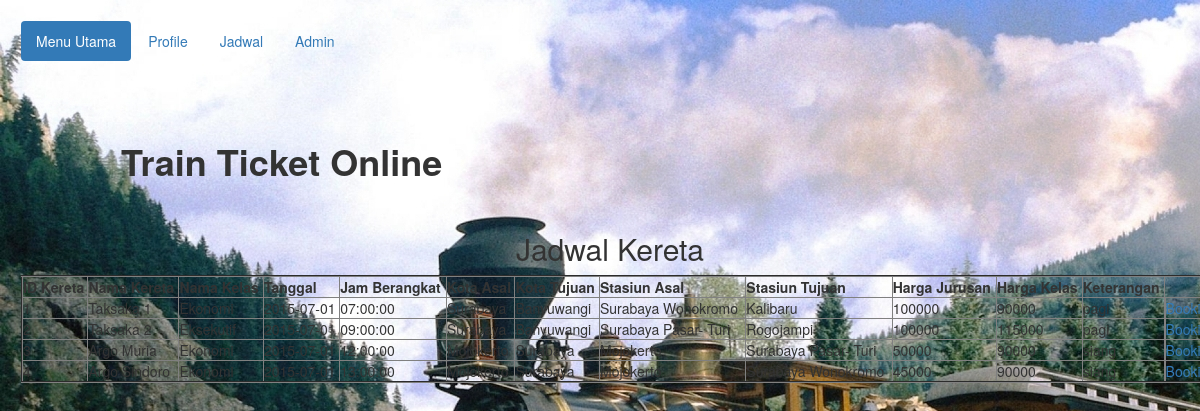
The page /jadwal.php on the database its author committed.
### tables this page shows
CREATE TABLE `master_kereta` (
  `ID_KERETA` int(11) NOT NULL,
  `ID_JADWAL` int(11) default NULL,
  `ID_KELAS` int(11) default NULL,
  `ID_RESERVASI` int(11) default NULL,
  `ID_JURUSAN` int(11) default NULL,
  `NM_KERETA` varchar(25) default NULL,
  PRIMARY KEY  (`ID_KERETA`),
  UNIQUE KEY `MASTER_KERETA_PK` (`ID_KERETA`),
  KEY `ADA_JURUSAN_FK` (`ID_JURUSAN`),
  KEY `ADA_KELAS_FK` (`ID_KELAS`),
  KEY `ADA_JADWAL_FK` (`ID_JADWAL`),
  KEY `RELATIONSHIP_6_FK` (`ID_RESERVASI`)
);

CREATE TABLE `kelas` (
  `ID_KELAS` int(11) NOT NULL,
  `NM_KELAS` varchar(25) default NULL,
  `HARGA_KELAS` decimal(20,0) default NULL,
  PRIMARY KEY  (`ID_KELAS`),
  UNIQUE KEY `KELAS_PK` (`ID_KELAS`)
);

CREATE TABLE `jadwal` (
  `ID_JADWAL` int(11) NOT NULL,
  `TANGGAL` date default NULL,
  `JAM_BERANGKAT` time default NULL,
  `JAM_TIBA` time default NULL,
  `KETERANGAN` varchar(10) default NULL,
  PRIMARY KEY  (`ID_JADWAL`),
  UNIQUE KEY `JADWAL_PK` (`ID_JADWAL`)
);

CREATE TABLE `jurusan` (
  `ID_JURUSAN` int(11) NOT NULL,
  `KOTA_ASAL` varchar(25) default NULL,
  `KOTA_TUJUAN` varchar(25) default NULL,
  `STASIUN_ASAL` varchar(25) default NULL,
  `STASIUN_TUJUAN` varchar(25) default NULL,
  `HARGA_JURUSAN` decimal(20,0) default NULL,
  `Jumlah_Jurusan` int(11) NOT NULL,
  PRIMARY KEY  (`ID_JURUSAN`),
  UNIQUE KEY `JURUSAN_PK` (`ID_JURUSAN`)
);

### jadwal.php (the view, shortened to what this page needs)
<!DOCTYPE html>
<html lang="en">
<html>
	<head>
		<link href="css/bootstrap.min.css" rel="stylesheet" type="text/css" />
		<link href="css/style.css" rel="stylesheet" type="text/css" />
	</head>
	<body background = "6928669-classic-train-photos.jpg">
		<div class="navbar">
		<ul class="nav nav-pills">
			<li role="presentation" class="active"><a href="index.php">Menu Utama</a></li>
			<li role="presentation"><a href="profile.php">Profile</a></li>
			<li role="presentation"><a href="jadwal.php">Jadwal</a></li>
			<li role="presentation"><a href="admin.php">Admin</a></li>
		</ul>
		<div class="judul">
		<h1><b> Train Ticket Online </b></h1>
		</div>
			<?php
$connect = new mysqli('localhost', 'root', '', 'smile');
$sql = "select
		master_kereta.id_kereta, master_kereta.nm_kereta,
		kelas.nm_kelas,
		jadwal.tanggal, jadwal.jam_berangkat,
		jurusan.kota_asal, jurusan.kota_tujuan, jurusan.stasiun_asal, jurusan.stasiun_tujuan,
		jurusan.harga_jurusan, kelas.harga_kelas, jadwal.keterangan
		from
		kelas join master_kereta on master_kereta.id_kelas=kelas.id_kelas
		join jadwal on master_kereta.id_jadwal=jadwal.id_jadwal
		join jurusan on master_kereta.id_jurusan=jurusan.id_jurusan
		";
$query = mysqli_query($connect, $sql);
?>
	<h2 align="center"> Jadwal Kereta </h2>
	<div class="back-jad">
	<table align="center"  width="1200" border="2" cellspacing="auto" cellpadding="auto">
		<tr>
			<th>ID Kereta</th>
			<th>Nama Kereta</th>
			<th>Nama Kelas</th>
			<th>Tanggal</th>
			<th>Jam Berangkat</th>
			<th>Kota Asal</th>
			<th>Kota Tujuan</th>
			<th>Stasiun Asal</th>
			<th>Stasiun Tujuan</th>
			<th>Harga Jurusan</th>
			<th>Harga Kelas</th>
			<th>Keterangan</th>
		</tr>
		<?php
			while($data = mysqli_fetch_array($query)){ ?>
			<tr>
			<td><?php echo $data['id_kereta']; ?> </td>
			<td><?php echo $data['nm_kereta']; ?> </td>
			<td><?php echo $data['nm_kelas']; ?> </td>
			<td><?php echo $data['tanggal']; ?> </td>
			<td><?php echo $data['jam_berangkat']; ?> </td>
			<td><?php echo $data['kota_asal']; ?> </td>
			<td><?php echo $data['kota_tujuan']; ?> </td>
			<td><?php echo $data['stasiun_asal']; ?> </td>
			<td><?php echo $data['stasiun_tujuan']; ?> </td>
			<td><?php echo $data['harga_jurusan']; ?> </td>
			<td><?php echo $data['harga_kelas']; ?> </td>
			<td><?php echo $data['keterangan']; ?> </td>
			<td><a href='fp_reservasi.php?  '>Booking</td></tr>
			<?php } ?>
	</table>

### css/style.css (style rules this page uses)
.navbar { margin-top:20px; margin-left:20px; }
.judul { margin-top:80px; margin-bottom:50px; margin-left:100px; }

### rows shown on the page
master_kereta: ID_KERETA "1", NM_KERETA "Taksaka 1", ID_KELAS.NM_KELAS "Ekonomi", ID_JADWAL.TANGGAL "2015-07-01", ID_JADWAL.JAM_BERANGKAT "07:00:00", ID_JURUSAN.KOTA_ASAL "Surabaya", ID_JURUSAN.KOTA_TUJUAN "Banyuwangi", ID_JURUSAN.STASIUN_ASAL "Surabaya Wonokromo", ID_JURUSAN.STASIUN_TUJUAN "Kalibaru", ID_JURUSAN.HARGA_JURUSAN "100000", ID_KELAS.HARGA_KELAS "90000", ID_JADWAL.KETERANGAN "pagi"
master_kereta: ID_KERETA "2", NM_KERETA "Taksaka 2", ID_KELAS.NM_KELAS "Eksekutif", ID_JADWAL.TANGGAL "2015-07-01", ID_JADWAL.JAM_BERANGKAT "09:00:00", ID_JURUSAN.KOTA_ASAL "Surabaya", ID_JURUSAN.KOTA_TUJUAN "Banyuwangi", ID_JURUSAN.STASIUN_ASAL "Surabaya Pasar- Turi", ID_JURUSAN.STASIUN_TUJUAN "Rogojampi", ID_JURUSAN.HARGA_JURUSAN "100000", ID_KELAS.HARGA_KELAS "115000", ID_JADWAL.KETERANGAN "pagi"
master_kereta: ID_KERETA "3", NM_KERETA "Argo Muria", ID_KELAS.NM_KELAS "Ekonomi", ID_JADWAL.TANGGAL "2015-07-01", ID_JADWAL.JAM_BERANGKAT "12:00:00", ID_JURUSAN.KOTA_ASAL "Mojokerto", ID_JURUSAN.KOTA_TUJUAN "Surabaya", ID_JURUSAN.STASIUN_ASAL "Mojokerto", ID_JURUSAN.STASIUN_TUJUAN "Surabaya Pasar- Turi", ID_JURUSAN.HARGA_JURUSAN "50000", ID_KELAS.HARGA_KELAS "90000", ID_JADWAL.KETERANGAN "siang"
master_kereta: ID_KERETA "4", NM_KERETA "Argo Sindoro", ID_KELAS.NM_KELAS "Ekonomi", ID_JADWAL.TANGGAL "2015-07-01", ID_JADWAL.JAM_BERANGKAT "13:00:00", ID_JURUSAN.KOTA_ASAL "Mojokerto", ID_JURUSAN.KOTA_TUJUAN "Surabaya", ID_JURUSAN.STASIUN_ASAL "Mojokerto", ID_JURUSAN.STASIUN_TUJUAN "Surabaya Wonokromo", ID_JURUSAN.HARGA_JURUSAN "45000", ID_KELAS.HARGA_KELAS "90000", ID_JADWAL.KETERANGAN "siang"
